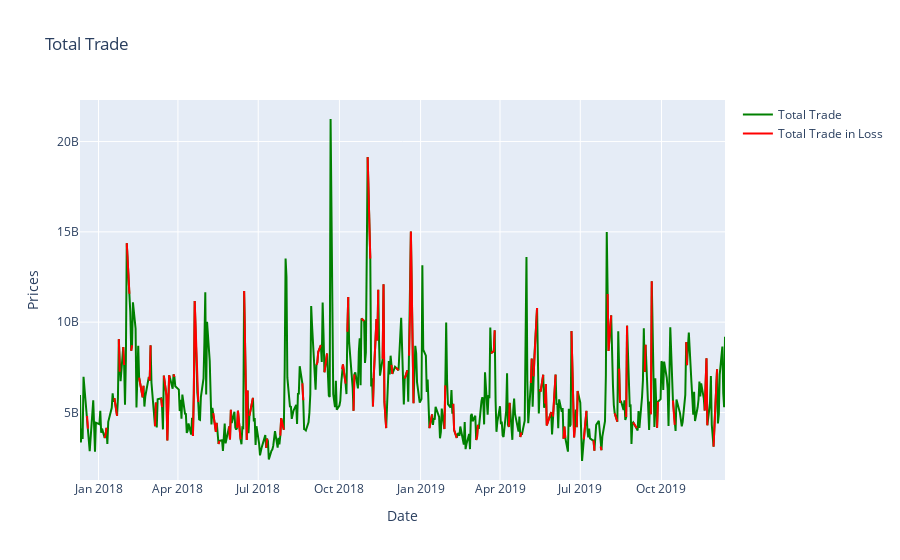

Notebook source saved alongside this figure:
### Code cell
df["Total Trade"]=df['Open']*df['Volume']

data1=go.Scatter(y=df['Total Trade'], x=df.index,mode='lines',
    name='Total Trade',
    marker=dict(size=14,color='green',line=dict(width=2)))

data2=go.Scatter(y=df['Total Trade'], x=df.index.where(df['returns']<0),mode='lines',name='Total Trade in Loss',
    marker=dict(size=14,color='red',line=dict(width=2)))

data=[data1,data2]

layout=go.Layout(
title='Total Trade',
xaxis=dict(title='Date'),
yaxis=dict(title='Prices'),
hovermode='closest'
)

fig = go.Figure(data=data,layout=layout)
iplot(fig)

### Figure 1 — Plotly figure (JSON) as saved in the notebook; plotly's stock layout.template omitted (floating-point values rounded to 4 significant figures; data arrays with more than 128 entries replaced by an {"elided": "..."} marker saying what was removed)
{"data": [{"marker": {"color": "green", "line": {"width": 2}, "size": 14}, "mode": "lines", "name": "Total Trade", "type": "scatter", "x": {"elided": "505 str values"}, "y": {"elided": "505 float values"}}, {"marker": {"color": "red", "line": {"width": 2}, "size": 14}, "mode": "lines", "name": "Total Trade in Loss", "type": "scatter", "x": {"elided": "505 str values"}, "y": {"elided": "505 float values"}}], "layout": {"hovermode": "closest", "title": {"text": "Total Trade"}, "xaxis": {"title": {"text": "Date"}}, "yaxis": {"title": {"text": "Prices"}}}}
